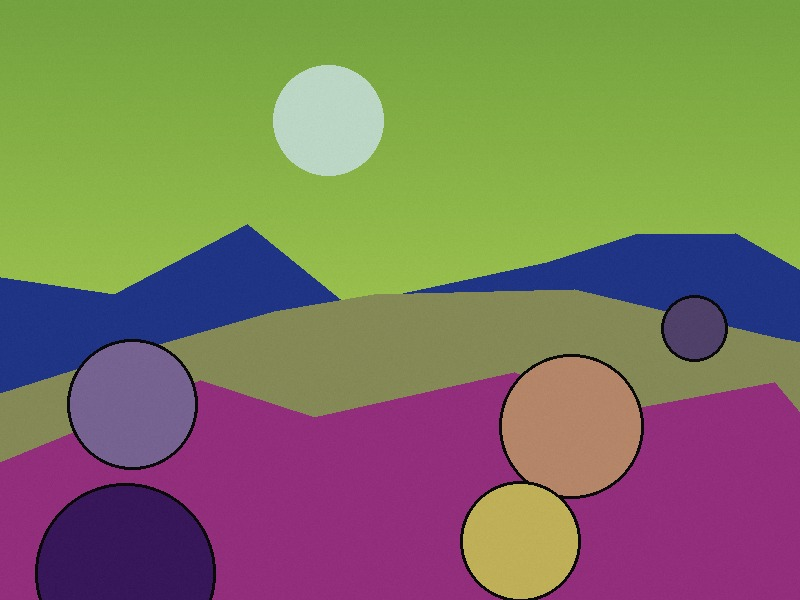
#> input picture Apps/SbuClean/SbuCleanTests/Fixtures/burst-0.jpg, 800 x 600 px
$ python -i make_fixtures.py   (imports and definitions only)
#> lines starting #> are read from the running program, lines starting #| are printed output that depends on the picture
#> further down, picture is the input picture: PIL image 800x600 RGB; mean R, G, B 125.6, 119.6, 95.6
#!/usr/bin/env python3
"""Generate a photo-library fixture set for Sbu Clean, without any third-party picture.

Scenes are drawn procedurally (sky, hills, buildings, shapes, film grain), then varied the way a
real library varies: exact re-saved copies, near-duplicates (slight crop, brighter), bursts
(the subject moved a little), blurry shots next to sharp ones, screenshots and screen-sized
videos. Every photo carries an EXIF capture date, so the month-by-month timeline has history.

    python3 make_fixtures.py OUT_DIR             # full set to seed a simulator
    python3 make_fixtures.py OUT_DIR --tests     # the small set the unit tests bundle

Seed a simulator with:  xcrun simctl addmedia <udid> OUT_DIR/*
Needs Pillow; videos need ffmpeg (skipped when missing).
"""

import argparse
import datetime as dt
import os
import random
import shutil
import subprocess

from PIL import Image, ImageDraw, ImageEnhance, ImageFilter

PHOTO_SIZE = (1600, 1200)
TEST_SIZE = (800, 600)
SCREEN_SIZE = (1179, 2556)


# [65 lines left out: functions scene, exif_with, save, not called in this run]


def crop_brighter(img, crop=0.03, brightness=1.08):
#> called with crop = 0.03, brightness = 1.08
    w, h = img.size
#> w = 800; h = 600
    dx, dy = int(w * crop), int(h * crop)
#> dx = 24; dy = 18
    return ImageEnhance.Brightness(img.crop((dx, dy, w - dx, h - dy)).resize((w, h))).enhance(brightness)
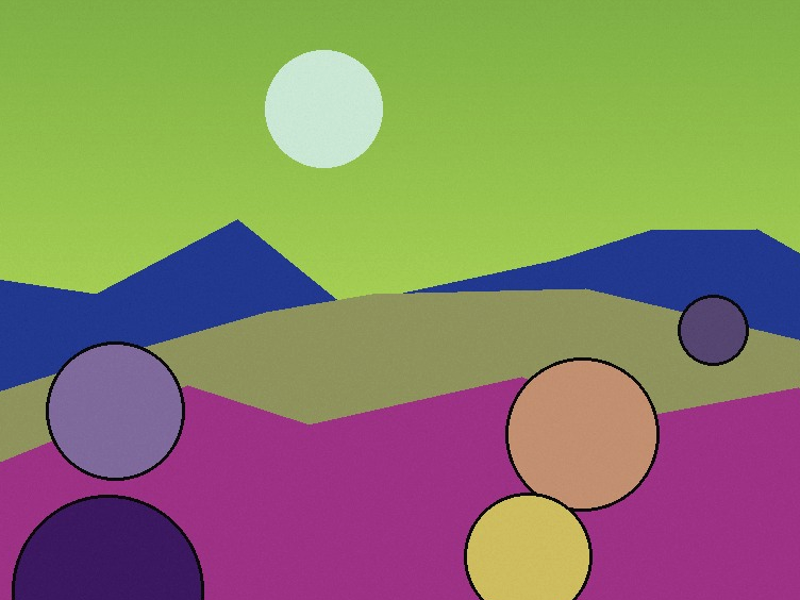
#> returned value: PIL image 800x600 RGB; mean R, G, B 135.8, 130.1, 103.2


# [96 lines left out: functions screenshot, video, full_set, test_set, main, not called in this run]


# [2 lines not run here, left out]

>>> from PIL import Image
>>> picture = Image.open('../SbuCleanTests/Fixtures/burst-0.jpg')
>>> result = crop_brighter(picture)

$ run again, on Apps/SbuClean/SbuCleanTests/Fixtures/distinct-0.jpg
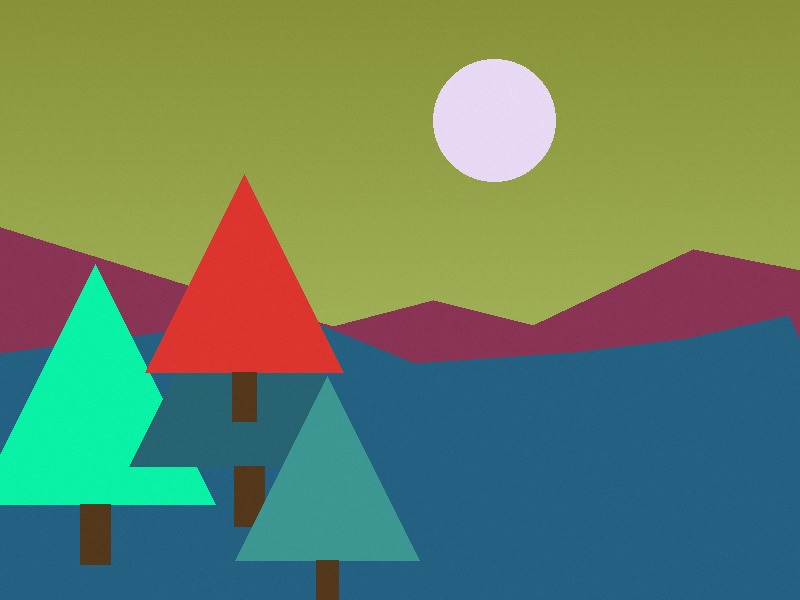
#> input picture Apps/SbuClean/SbuCleanTests/Fixtures/distinct-0.jpg, 800 x 600 px
#> picture is the input picture: PIL image 800x600 RGB; mean R, G, B 104.4, 130.1, 100.4
#> in crop_brighter, `return ImageEnhance.Brightness(img.crop((dx, dy, w - dx, h - dy)).resi..`:
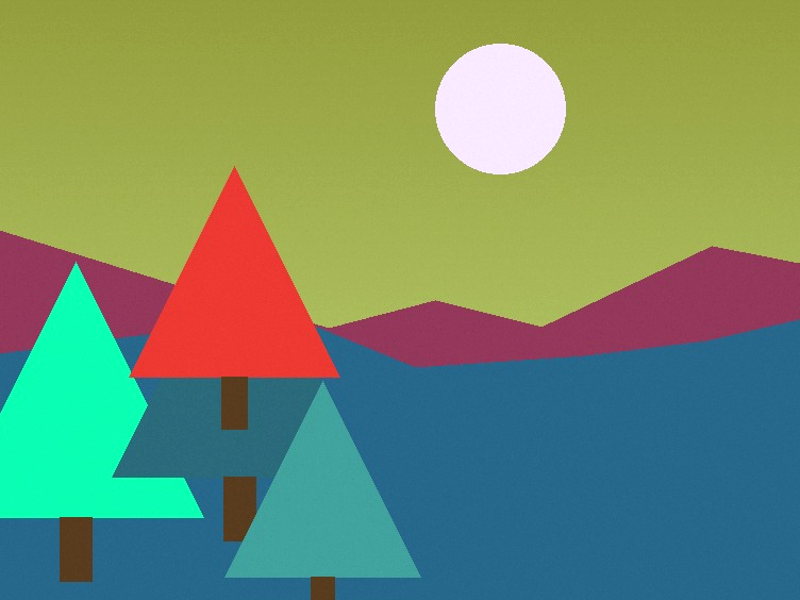
#> returned value: PIL image 800x600 RGB; mean R, G, B 114.1, 140.9, 108.3

$ run again, on Apps/SbuClean/SbuCleanTests/Fixtures/distinct-1.jpg
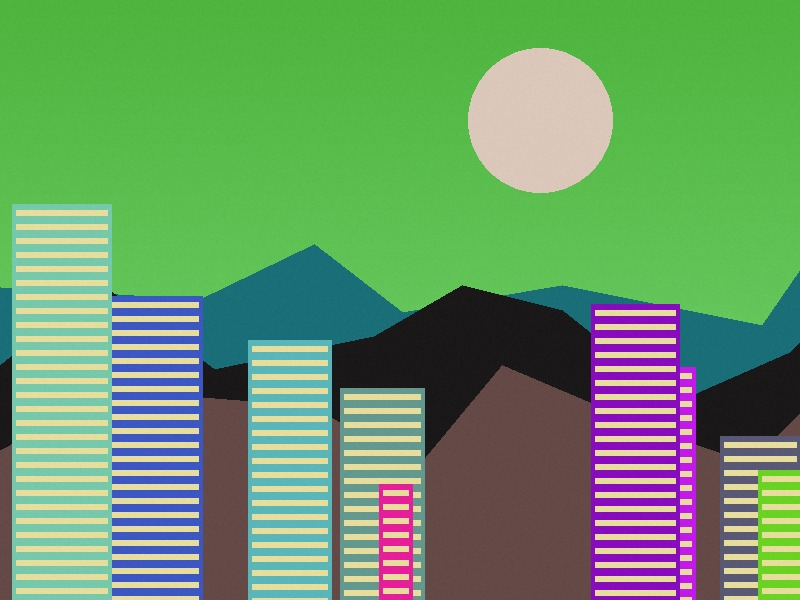
#> input picture Apps/SbuClean/SbuCleanTests/Fixtures/distinct-1.jpg, 800 x 600 px
#> picture is the input picture: PIL image 800x600 RGB; mean R, G, B 107.8, 153.5, 105.4
#> in crop_brighter, `return ImageEnhance.Brightness(img.crop((dx, dy, w - dx, h - dy)).resi..`:
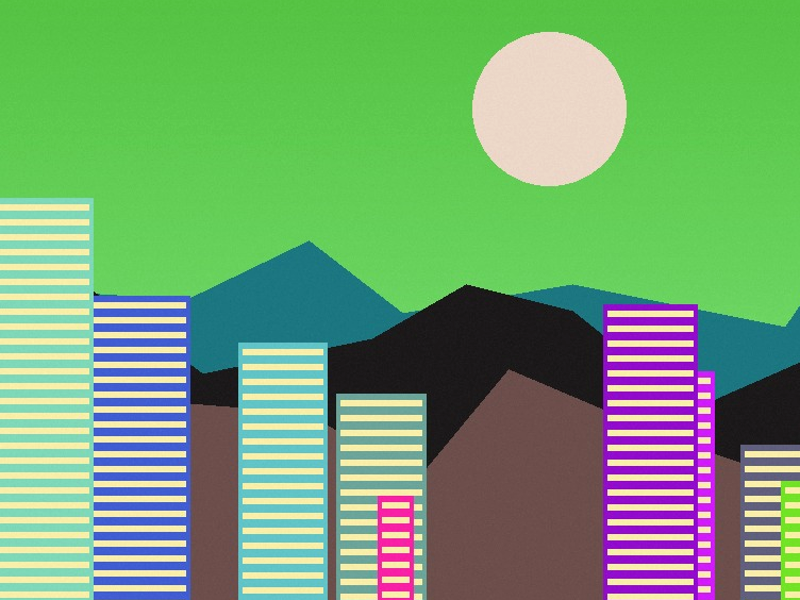
#> returned value: PIL image 800x600 RGB; mean R, G, B 116.6, 164.6, 114.9
